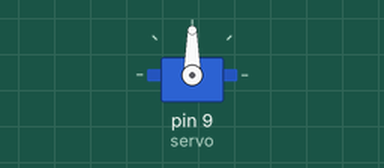
This sketch was run on a simulated Arduino Uno, built with avr-gcc and run on an emulated ATmega328P. Shown: servo.

Above: at 0.05 s.
At 0.95 s:
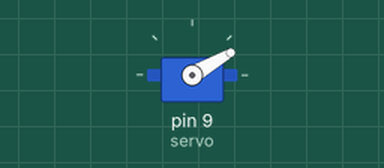
At 1.85 s:
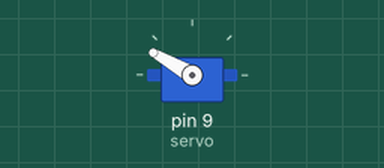
Timing chart, 0 to 4.3 s (numbered marks = the images above):
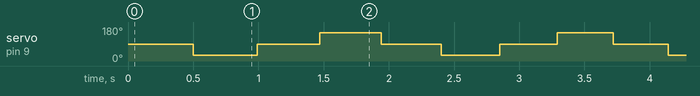

Measured:
- by itself, servo on pin 9 (servo): repeats every 1.9 s: 90° 0.48 s, 150° 0.47 s, 90° 0.46 s, 30° 0.45 s

The sketch:

Servo.ino
```cpp
#include <Servo.h>
// By Paul Cernea.

Servo servo;
const int degrees = 1; // Multiplier.
int delayMilliseconds = 500;
int dt = -10;

void setup()
{
  servo.attach(9);
  servo.write(90 * degrees);
  delayMilliseconds = 500;
}
void pause() { delay(delayMilliseconds); }

void loop()
{
  servo.write(90 * degrees); pause();
  delayMilliseconds += dt;
  servo.write(30 * degrees); pause();
  delayMilliseconds += dt;
  servo.write(90 * degrees); pause();
  delayMilliseconds += dt;
  servo.write(150 * degrees); pause();
  delayMilliseconds += dt;
  if (delayMilliseconds <= 250) { dt = 10; }
  if (delayMilliseconds >= 500) { dt = -10; }
}
```
